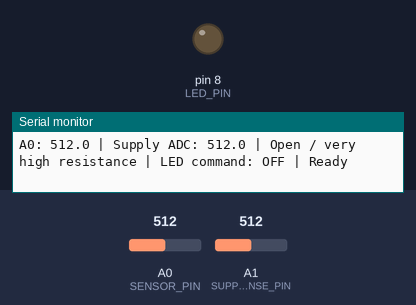
A sketch run on a simulated Arduino Uno, built with avr-gcc and run on an emulated ATmega328P. Parts: output pins drawn as LEDs (lit = HIGH), the last lines printed to the serial monitor. The inputs (shaded band) are chosen by the test bench; at power-on: A0 (SENSOR_PIN) = 512, A1 (SUPPLY_SENSE_PIN) = 512.

Above: at 1.2 s.
1.3 s: A0 (SENSOR_PIN) set to 71
3.2 s: A0 (SENSOR_PIN) set to 61
At 3.7 s:
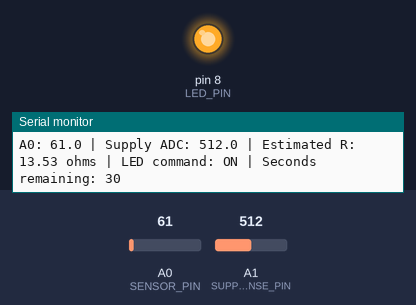
4.7 s: A1 (SUPPLY_SENSE_PIN) set to 107
6.2 s: A1 (SUPPLY_SENSE_PIN) set to 95
Timing chart, 0 to 34.8 s (numbered marks = the images above; inputs shaded):
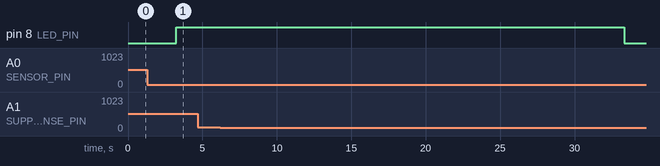

The sketch:

LED_Below_15_Ohm.ino
```cpp
/*
  Arduino Uno R3, USB powered.
  A valid resistance below 15 ohms triggers a 30-second LED pulse.
  The pulse completes even if the resistance rises or the sensor opens.
  After the pulse, a valid reading >= 15 ohms rearms the next trigger.
  If resistance stays below 15 ohms, the LED stays OFF after the pulse.
  Open/invalid readings cannot trigger or rearm. Reset cancels the pulse.

  BUILD_OPTION 1 (existing no-new-resistor breadboard map):
    D8 -> 100 ohm -> 100 ohm -> LED anode; LED cathode -> GND.
    3.3V -> remaining 100 ohm -> junction -> sample -> GND.
    A0 -> junction. A1 -> 3.3V (NOT AREF).

  BUILD_OPTION 2 (alternative with added reference resistors):
    D8 -> 300 ohm total -> LED anode; LED cathode -> GND.
    5V -> 200 ohm total -> junction -> sample -> GND.
    A0 -> junction. A1 is unused.

  Use fixed resistors rated at least 1/4 W and a common Arduino GND.
  Measurement is approximate: ADC error, resistor tolerance, and
  wire/contact resistance affect the cutoff. No threshold hysteresis or
  baseline calibration is applied. Timer uses millis(), not delay(30000).
*/

const byte BUILD_OPTION = 1;
const byte SENSOR_PIN = A0;
const byte SUPPLY_SENSE_PIN = A1;
const byte LED_PIN = 8;

// Use the measured sensor reference value here for better accuracy.
const float REFERENCE_OHMS = (BUILD_OPTION == 1) ? 100.0 : 200.0;
const float THRESHOLD_OHMS = 15.0;
const unsigned long LED_ON_TIME_MS = 30000UL;

bool ledOn = false;
bool armed = true;
unsigned long ledStartedAt = 0;

float readAverage(byte pin) {
  analogRead(pin);  // Discard first conversion after changing input.
  unsigned long total = 0;
  for (int i = 0; i < 64; i++) {
    total += analogRead(pin);
    delayMicroseconds(100);
  }
  return total / 64.0;
}

void setup() {
  Serial.begin(9600);
  pinMode(LED_PIN, OUTPUT);
  digitalWrite(LED_PIN, LOW);

  pinMode(SENSOR_PIN, INPUT);
  digitalWrite(SENSOR_PIN, LOW);  // Internal pull-up OFF.
  pinMode(SUPPLY_SENSE_PIN, INPUT);
  digitalWrite(SUPPLY_SENSE_PIN, LOW);
  analogReference(DEFAULT);
  delay(20);

  Serial.println("Below 15 ohms triggers LED ON for 30 seconds.");
  Serial.println("After timeout, a valid R >= 15 ohms rearms the trigger.");
}

void loop() {
  float supplyADC = (BUILD_OPTION == 1)
                      ? readAverage(SUPPLY_SENSE_PIN) : 1023.0;
  float sampleADC = readAverage(SENSOR_PIN);

  bool validReading = false;
  float resistance = 0.0;

  // Show these values even for an open circuit to help check wiring.
  Serial.print("A0: ");
  Serial.print(sampleADC, 1);
  Serial.print(" | Supply ADC: ");
  Serial.print(supplyADC, 1);

  if (supplyADC < 100.0 || sampleADC > supplyADC + 3.0) {
    Serial.print(" | Check input wiring");
  } else if (sampleADC >= supplyADC - 2.0) {
    Serial.print(" | Open / very high resistance");
  } else {
    resistance = REFERENCE_OHMS * sampleADC / (supplyADC - sampleADC);
    validReading = true;

    Serial.print(" | Estimated R: ");
    Serial.print(resistance, 2);
    Serial.print(" ohms");
  }

  unsigned long now = millis();

  if (ledOn) {
    // Unsigned subtraction also works across millis() rollover.
    if (now - ledStartedAt >= LED_ON_TIME_MS) {
      ledOn = false;
    }
  } else if (!armed) {
    // Require a valid release after the pulse before another trigger.
    if (validReading && resistance >= THRESHOLD_OHMS) {
      armed = true;
    }
  } else if (validReading && resistance < THRESHOLD_OHMS) {
    ledOn = true;
    armed = false;
    ledStartedAt = now;
  }

  digitalWrite(LED_PIN, ledOn ? HIGH : LOW);
  Serial.print(" | LED command: ");
  Serial.print(ledOn ? "ON" : "OFF");
  if (ledOn) {
    unsigned long remainingMs = LED_ON_TIME_MS - (now - ledStartedAt);
    Serial.print(" | Seconds remaining: ");
    Serial.println((remainingMs + 999UL) / 1000UL);
  } else {
    Serial.print(" | ");
    Serial.println(armed ? "Ready" : "Waiting for R >= 15 ohms");
  }
  delay(100);
}
```

Measured:
- the behaviour switches between 67 and 66 on A0 (SENSOR_PIN) (found by bisection; images 0 and 1)
- after the input at 3.2 s, pin 8 (LED_PIN): LOW → HIGH at once
